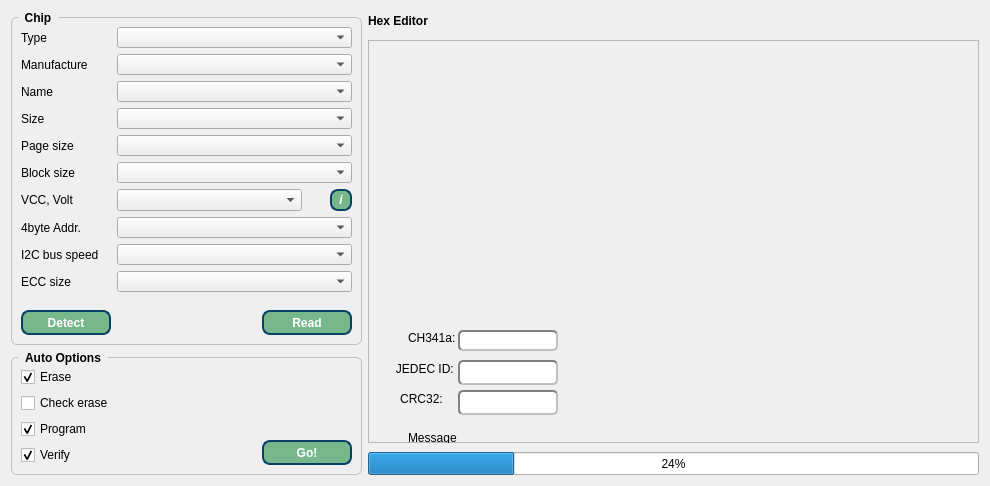
  <widget class="QWidget" name="centralWidget">
   <property name="sizePolicy">
    <sizepolicy hsizetype="Expanding" vsizetype="Expanding">
     <horstretch>0</horstretch>
     <verstretch>0</verstretch>
    </sizepolicy>
   </property>
   <layout class="QHBoxLayout" name="horizontalLayout_3">
    <item>
     <layout class="QVBoxLayout" name="verticalLayout_5">
      <item>
       <widget class="QGroupBox" name="groupBox">
        <property name="minimumSize">
         <size>
          <width>221</width>
          <height>91</height>
         </size>
        </property>
        <property name="maximumSize">
         <size>
          <width>400</width>
          <height>16777215</height>
         </size>
        </property>
        <property name="styleSheet">
         <string notr="true">QGroupBox {
    font: bold;
    border: 1px solid silver;
    border-radius: 6px;
    margin-top: 6px;
}

QGroupBox::title {
    subcontrol-origin: margin;
    left: 7px;
    padding: 0px 5px 0px 5px;
}</string>
        </property>
        <property name="title">
         <string>Chip</string>
        </property>
        <layout class="QFormLayout" name="formLayout">
         <item row="0" column="0">
          <widget class="QLabel" name="label">
           <property name="text">
            <string>Type</string>
           </property>
          </widget>
         </item>
         <item row="0" column="1">
          <widget class="QComboBox" name="comboBox_type">
           <property name="minimumSize">
            <size>
             <width>111</width>
             <height>21</height>
            </size>
           </property>
           <property name="maximumSize">
            <size>
             <width>250</width>
             <height>21</height>
            </size>
           </property>
           <property name="baseSize">
            <size>
             <width>150</width>
             <height>0</height>
            </size>
           </property>
           <property name="font">
            <font>
             <weight>75</weight>
             <bold>true</bold>
            </font>
           </property>
           <property name="styleSheet">
            <string notr="true"/>
           </property>
           <property name="sizeAdjustPolicy">
            <enum>QComboBox::AdjustToMinimumContentsLengthWithIcon</enum>
           </property>
           <property name="minimumContentsLength">
            <number>22</number>
           </property>
          </widget>
         </item>
         <item row="1" column="0">
          <widget class="QLabel" name="label_2">
           <property name="text">
            <string>Manufacture</string>
           </property>
          </widget>
         </item>
         <item row="1" column="1">
          <widget class="QComboBox" name="comboBox_man">
           <property name="minimumSize">
            <size>
             <width>111</width>
             <height>21</height>
            </size>
           </property>
           <property name="maximumSize">
            <size>
             <width>250</width>
             <height>21</height>
            </size>
           </property>
           <property name="baseSize">
            <size>
             <width>150</width>
             <height>0</height>
            </size>
           </property>
           <property name="font">
            <font>
             <weight>75</weight>
             <bold>true</bold>
            </font>
           </property>
           <property name="styleSheet">
            <string notr="true"/>
           </property>
           <property name="sizeAdjustPolicy">
            <enum>QComboBox::AdjustToMinimumContentsLengthWithIcon</enum>
           </property>
           <property name="minimumContentsLength">
            <number>22</number>
           </property>
          </widget>
         </item>
         <item row="2" column="0">
          <widget class="QLabel" name="label_3">
           <property name="text">
            <string>Name</string>
           </property>
          </widget>
         </item>
         <item row="2" column="1">
          <widget class="QComboBox" name="comboBox_name">
           <property name="minimumSize">
            <size>
             <width>111</width>
             <height>21</height>
            </size>
           </property>
           <property name="maximumSize">
            <size>
             <width>250</width>
             <height>21</height>
            </size>
           </property>
           <property name="font">
            <font>
             <weight>75</weight>
             <bold>true</bold>
            </font>
           </property>
           <property name="styleSheet">
            <string notr="true"/>
           </property>
           <property name="sizeAdjustPolicy">
            <enum>QComboBox::AdjustToMinimumContentsLengthWithIcon</enum>
           </property>
           <property name="minimumContentsLength">
            <number>22</number>
           </property>
          </widget>
         </item>
         <item row="3" column="0">
          <widget class="QLabel" name="label_4">
           <property name="text">
            <string>Size</string>
           </property>
          </widget>
         </item>
         <item row="3" column="1">
          <widget class="QComboBox" name="comboBox_size">
           <property name="minimumSize">
            <size>
             <width>111</width>
             <height>21</height>
            </size>
           </property>
           <property name="maximumSize">
            <size>
             <width>250</width>
             <height>21</height>
            </size>
           </property>
           <property name="font">
            <font>
             <weight>75</weight>
             <bold>true</bold>
            </font>
           </property>
           <property name="styleSheet">
            <string notr="true"/>
           </property>
           <property name="sizeAdjustPolicy">
            <enum>QComboBox::AdjustToMinimumContentsLengthWithIcon</enum>
           </property>
           <property name="minimumContentsLength">
            <number>22</number>
           </property>
          </widget>
         </item>
         <item row="4" column="0">
          <widget class="QLabel" name="label_5">
           <property name="text">
            <string>Page size</string>
           </property>
          </widget>
         </item>
         <item row="4" column="1">
          <widget class="QComboBox" name="comboBox_page">
           <property name="minimumSize">
            <size>
             <width>111</width>
             <height>21</height>
            </size>
           </property>
           <property name="maximumSize">
            <size>
             <width>250</width>
             <height>21</height>
            </size>
           </property>
           <property name="font">
            <font>
             <weight>75</weight>
             <bold>true</bold>
            </font>
           </property>
           <property name="styleSheet">
            <string notr="true"/>
           </property>
           <property name="sizeAdjustPolicy">
            <enum>QComboBox::AdjustToMinimumContentsLengthWithIcon</enum>
           </property>
           <property name="minimumContentsLength">
            <number>22</number>
           </property>
          </widget>
         </item>
         <item row="5" column="0">
          <widget class="QLabel" name="label_9">
           <property name="text">
            <string>Block size</string>
           </property>
          </widget>
         </item>
         <item row="5" column="1">
          <widget class="QComboBox" name="comboBox_block">
           <property name="minimumSize">
            <size>
             <width>111</width>
             <height>21</height>
            </size>
           </property>
           <property name="maximumSize">
            <size>
             <width>250</width>
             <height>21</height>
            </size>
           </property>
           <property name="font">
            <font>
             <weight>75</weight>
             <bold>true</bold>
            </font>
           </property>
           <property name="styleSheet">
            <string notr="true"/>
           </property>
           <property name="sizeAdjustPolicy">
            <enum>QComboBox::AdjustToMinimumContentsLengthWithIcon</enum>
           </property>
           <property name="minimumContentsLength">
            <number>22</number>
           </property>
          </widget>
         </item>
         <item row="6" column="0">
          <widget class="QLabel" name="label_6">
           <property name="text">
            <string>VCC, Volt</string>
           </property>
          </widget>
         </item>
         <item row="6" column="1">
          <layout class="QHBoxLayout" name="horizontalLayout_6">
           <property name="spacing">
            <number>28</number>
           </property>
           <property name="sizeConstraint">
            <enum>QLayout::SetDefaultConstraint</enum>
           </property>
           <property name="leftMargin">
            <number>0</number>
           </property>
           <property name="rightMargin">
            <number>0</number>
           </property>
           <property name="bottomMargin">
            <number>0</number>
           </property>
           <item>
            <widget class="QComboBox" name="comboBox_vcc">
             <property name="minimumSize">
              <size>
               <width>95</width>
               <height>22</height>
              </size>
             </property>
             <property name="maximumSize">
              <size>
               <width>185</width>
               <height>22</height>
              </size>
             </property>
             <property name="font">
              <font>
               <weight>75</weight>
               <italic>false</italic>
               <bold>true</bold>
               <stylestrategy>PreferDefault</stylestrategy>
              </font>
             </property>
             <property name="layoutDirection">
              <enum>Qt::LeftToRight</enum>
             </property>
             <property name="styleSheet">
              <string notr="true"/>
             </property>
             <property name="sizeAdjustPolicy">
              <enum>QComboBox::AdjustToMinimumContentsLengthWithIcon</enum>
             </property>
             <property name="minimumContentsLength">
              <number>18</number>
             </property>
            </widget>
           </item>
           <item>
            <widget class="QPushButton" name="pushButton_4">
             <property name="minimumSize">
              <size>
               <width>22</width>
               <height>22</height>
              </size>
             </property>
             <property name="maximumSize">
              <size>
               <width>22</width>
               <height>22</height>
              </size>
             </property>
             <property name="font">
              <font>
               <weight>75</weight>
               <italic>true</italic>
               <bold>true</bold>
              </font>
             </property>
             <property name="styleSheet">
              <string notr="true">QPushButton{
color: rgb(255, 255, 255);
background-color: rgb(120, 183, 140);
border-radius: 20px;
border: 2px solid #094065;border-radius:8px;font-weight:600;
}
QPushButton::pressed{background-color: rgb(115, 210, 22);}</string>
             </property>
             <property name="text">
              <string>i</string>
             </property>
            </widget>
           </item>
          </layout>
         </item>
         <item row="7" column="0">
          <widget class="QLabel" name="label_8">
           <property name="styleSheet">
            <string notr="true"/>
           </property>
           <property name="text">
            <string>4byte Addr.</string>
           </property>
          </widget>
         </item>
         <item row="7" column="1">
          <widget class="QComboBox" name="comboBox_addr4bit">
           <property name="minimumSize">
            <size>
             <width>111</width>
             <height>21</height>
            </size>
           </property>
           <property name="maximumSize">
            <size>
             <width>250</width>
             <height>21</height>
            </size>
           </property>
           <property name="font">
            <font>
             <weight>75</weight>
             <bold>true</bold>
            </font>
           </property>
           <property name="styleSheet">
            <string notr="true"/>
           </property>
           <property name="sizeAdjustPolicy">
            <enum>QComboBox::AdjustToMinimumContentsLengthWithIcon</enum>
           </property>
           <property name="minimumContentsLength">
            <number>22</number>
           </property>
          </widget>
         </item>
         <item row="8" column="0">
          <widget class="QLabel" name="label_10">
           <property name="text">
            <string>I2C bus speed</string>
           </property>
          </widget>
         </item>
         <item row="8" column="1">
          <widget class="QComboBox" name="comboBox_i2cSpeed">
           <property name="minimumSize">
            <size>
             <width>111</width>
             <height>21</height>
            </size>
           </property>
           <property name="maximumSize">
            <size>
             <width>250</width>
             <height>21</height>
            </size>
           </property>
           <property name="font">
            <font>
             <weight>75</weight>
             <bold>true</bold>
            </font>
           </property>
           <property name="sizeAdjustPolicy">
            <enum>QComboBox::AdjustToMinimumContentsLengthWithIcon</enum>
           </property>
           <property name="minimumContentsLength">
            <number>22</number>
           </property>
          </widget>
         </item>
         <item row="9" column="0">
          <widget class="QLabel" name="label_11">
           <property name="text">
            <string>ECC size</string>
           </property>
          </widget>
         </item>
         <item row="9" column="1">
          <widget class="QComboBox" name="comboBox_ECC">
           <property name="minimumSize">
            <size>
             <width>111</width>
             <height>21</height>
            </size>
           </property>
           <property name="maximumSize">
            <size>
             <width>250</width>
             <height>21</height>
            </size>
           </property>
           <property name="font">
            <font>
             <weight>75</weight>
             <bold>true</bold>
            </font>
           </property>
           <property name="sizeAdjustPolicy">
            <enum>QComboBox::AdjustToMinimumContentsLengthWithIcon</enum>
           </property>
           <property name="minimumContentsLength">
            <number>22</number>
           </property>
          </widget>
         </item>
         <item row="10" column="0">
          <spacer name="verticalSpacer_2">
           <property name="orientation">
            <enum>Qt::Vertical</enum>
           </property>
           <property name="sizeHint" stdset="0">
            <size>
             <width>20</width>
             <height>6</height>
            </size>
           </property>
          </spacer>
         </item>
         <item row="10" column="1">
          <spacer name="verticalSpacer_3">
           <property name="orientation">
            <enum>Qt::Vertical</enum>
           </property>
           <property name="sizeHint" stdset="0">
            <size>
             <width>127</width>
             <height>6</height>
            </size>
           </property>
          </spacer>
         </item>
         <item row="11" column="0">
          <widget class="QPushButton" name="pushButton_2">
           <property name="minimumSize">
            <size>
             <width>90</width>
             <height>25</height>
            </size>
           </property>
           <property name="styleSheet">
            <string notr="true">QPushButton{
color: rgb(255, 255, 255);
background-color: rgb(120, 183, 140);
border-radius: 20px;
border: 2px solid #094065;border-radius:8px;font-weight:600;
}
QPushButton::pressed{background-color: rgb(115, 210, 22);}</string>
           </property>
           <property name="text">
            <string>Detect</string>
           </property>
          </widget>
         </item>
         <item row="11" column="1">
          <layout class="QHBoxLayout" name="horizontalLayout">
           <item>
            <spacer name="horizontalSpacer">
             <property name="orientation">
              <enum>Qt::Horizontal</enum>
             </property>
             <property name="sizeHint" stdset="0">
              <size>
               <width>28</width>
               <height>20</height>
              </size>
             </property>
            </spacer>
           </item>
           <item>
            <widget class="QPushButton" name="pushButton">
             <property name="minimumSize">
              <size>
               <width>90</width>
               <height>25</height>
              </size>
             </property>
             <property name="styleSheet">
              <string notr="true">QPushButton{
color: rgb(255, 255, 255);
background-color: rgb(120, 183, 140);
border-radius: 20px;
border: 2px solid #094065;border-radius:8px;font-weight:600;
}
QPushButton::pressed{background-color: rgb(115, 210, 22);}</string>
             </property>
             <property name="text">
              <string>Read</string>
             </property>
            </widget>
           </item>
          </layout>
         </item>
        </layout>
       </widget>
      </item>
      <item>
       <widget class="QGroupBox" name="groupBox_2">
        <property name="minimumSize">
         <size>
          <width>221</width>
          <height>41</height>
         </size>
        </property>
        <property name="maximumSize">
         <size>
          <width>400</width>
          <height>16777215</height>
         </size>
        </property>
        <property name="styleSheet">
         <string notr="true">QGroupBox {
    font: bold;
    border: 1px solid silver;
    border-radius: 6px;
    margin-top: 6px;
}

QGroupBox::title {
    subcontrol-origin: margin;
    left: 7px;
    padding: 0px 5px 0px 5px;
}</string>
        </property>
        <property name="title">
         <string>Auto Options</string>
        </property>
        <property name="flat">
         <bool>false</bool>
        </property>
        <property name="checkable">
         <bool>false</bool>
        </property>
        <layout class="QHBoxLayout" name="horizontalLayout_2">
         <item>
          <layout class="QVBoxLayout" name="verticalLayout">
           <item>
            <widget class="QCheckBox" name="checkBox">
             <property name="styleSheet">
              <string notr="true"/>
             </property>
             <property name="text">
              <string>Erase</string>
             </property>
             <property name="checked">
              <bool>true</bool>
             </property>
            </widget>
           </item>
           <item>
            <widget class="QCheckBox" name="checkBox_1">
             <property name="text">
              <string>Check erase</string>
             </property>
            </widget>
           </item>
           <item>
            <widget class="QCheckBox" name="checkBox_2">
             <property name="text">
              <string>Program</string>
             </property>
             <property name="checked">
              <bool>true</bool>
             </property>
            </widget>
           </item>
           <item>
            <widget class="QCheckBox" name="checkBox_3">
             <property name="text">
              <string>Verify</string>
             </property>
             <property name="checked">
              <bool>true</bool>
             </property>
            </widget>
           </item>
          </layout>
         </item>
         <item>
          <spacer name="horizontalSpacer_2">
           <property name="orientation">
            <enum>Qt::Horizontal</enum>
           </property>
           <property name="sizeHint" stdset="0">
            <size>
             <width>40</width>
             <height>20</height>
            </size>
           </property>
          </spacer>
         </item>
         <item>
          <layout class="QVBoxLayout" name="verticalLayout_2">
           <item>
            <spacer name="verticalSpacer">
             <property name="orientation">
              <enum>Qt::Vertical</enum>
             </property>
             <property name="sizeHint" stdset="0">
              <size>
               <width>20</width>
               <height>40</height>
              </size>
             </property>
            </spacer>
           </item>
           <item>
            <widget class="QPushButton" name="pushButton_3">
             <property name="minimumSize">
              <size>
               <width>90</width>
               <height>25</height>
              </size>
             </property>
             <property name="styleSheet">
              <string notr="true">QPushButton{
color: rgb(255, 255, 255);
background-color: rgb(120, 183, 140);
border-radius: 20px;
border: 2px solid #094065;border-radius:8px;font-weight:600;
}
QPushButton::pressed{background-color: rgb(115, 210, 22);}</string>
             </property>
             <property name="text">
              <string>Go!</string>
             </property>
            </widget>
           </item>
          </layout>
         </item>
        </layout>
       </widget>
      </item>
     </layout>
    </item>
    <item>
     <layout class="QVBoxLayout" name="verticalLayout_4">
      <property name="spacing">
       <number>9</number>
      </property>
      <item>
       <layout class="QVBoxLayout" name="verticalLayout_3">
        <item>
         <widget class="QLabel" name="label_7">
          <property name="minimumSize">
           <size>
            <width>0</width>
            <height>11</height>
           </size>
          </property>
          <property name="maximumSize">
           <size>
            <width>16777215</width>
            <height>20</height>
           </size>
          </property>
          <property name="font">
           <font>
            <weight>75</weight>
            <bold>true</bold>
           </font>
          </property>
          <property name="text">
           <string>Hex Editor</string>
          </property>
         </widget>
        </item>
        <item>
         <widget class="QFrame" name="frame">
          <property name="minimumSize">
           <size>
            <width>611</width>
            <height>401</height>
           </size>
          </property>
          <property name="maximumSize">
           <size>
            <width>16777215</width>
            <height>16777215</height>
           </size>
          </property>
          <property name="frameShape">
           <enum>QFrame::StyledPanel</enum>
          </property>
          <property name="frameShadow">
           <enum>QFrame::Raised</enum>
          </property>
          <widget class="QLineEdit" name="jedecEdit">
           <property name="geometry">
            <rect>
             <x>90</x>
             <y>320</y>
             <width>100</width>
             <height>25</height>
            </rect>
           </property>
           <property name="minimumSize">
            <size>
             <width>100</width>
             <height>0</height>
            </size>
           </property>
           <property name="maximumSize">
            <size>
             <width>120</width>
             <height>25</height>
            </size>
           </property>
           <property name="font">
            <font>
             <weight>75</weight>
             <bold>true</bold>
            </font>
           </property>
           <property name="styleSheet">
            <string notr="true">border: 2px solid gray;border-radius: 5px;font-weight:600;border-style:inset;</string>
           </property>
          </widget>
          <widget class="QLabel" name="jLabel">
           <property name="geometry">
            <rect>
             <x>20</x>
             <y>320</y>
             <width>67</width>
             <height>17</height>
            </rect>
           </property>
           <property name="styleSheet">
            <string/>
           </property>
           <property name="text">
            <string>  JEDEC ID:</string>
           </property>
           <property name="alignment">
            <set>Qt::AlignCenter</set>
           </property>
          </widget>
          <widget class="QLabel" name="lStatus">
           <property name="geometry">
            <rect>
             <x>40</x>
             <y>290</y>
             <width>61</width>
             <height>16</height>
            </rect>
           </property>
           <property name="text">
            <string>CH341a:</string>
           </property>
          </widget>
          <widget class="QLineEdit" name="eStatus">
           <property name="geometry">
            <rect>
             <x>90</x>
             <y>290</y>
             <width>100</width>
             <height>21</height>
            </rect>
           </property>
           <property name="minimumSize">
            <size>
             <width>100</width>
             <height>0</height>
            </size>
           </property>
           <property name="maximumSize">
            <size>
             <width>120</width>
             <height>25</height>
            </size>
           </property>
           <property name="font">
            <font>
             <weight>75</weight>
             <bold>true</bold>
            </font>
           </property>
           <property name="styleSheet">
            <string>border: 2px solid gray;border-radius: 5px;font-weight:600;border-style:inset;</string>
           </property>
          </widget>
          <widget class="QLabel" name="cLabel">
           <property name="geometry">
            <rect>
             <x>20</x>
             <y>350</y>
             <width>67</width>
             <height>17</height>
            </rect>
           </property>
           <property name="text">
            <string>CRC32:</string>
           </property>
           <property name="alignment">
            <set>Qt::AlignCenter</set>
           </property>
          </widget>
          <widget class="QLineEdit" name="crcEdit">
           <property name="geometry">
            <rect>
             <x>90</x>
             <y>350</y>
             <width>100</width>
             <height>25</height>
            </rect>
           </property>
           <property name="minimumSize">
            <size>
             <width>100</width>
             <height>0</height>
            </size>
           </property>
           <property name="maximumSize">
            <size>
             <width>120</width>
             <height>25</height>
            </size>
           </property>
           <property name="font">
            <font>
             <weight>75</weight>
             <bold>true</bold>
            </font>
           </property>
           <property name="styleSheet">
            <string notr="true">border: 2px solid gray;border-radius: 5px;font-weight:600;border-style:inset;</string>
           </property>
          </widget>
          <widget class="QLabel" name="statusMessage">
           <property name="geometry">
            <rect>
             <x>40</x>
             <y>390</y>
             <width>315</width>
             <height>16</height>
            </rect>
           </property>
           <property name="minimumSize">
            <size>
             <width>315</width>
             <height>0</height>
            </size>
           </property>
           <property name="maximumSize">
            <size>
             <width>16777215</width>
             <height>16777215</height>
            </size>
           </property>
           <property name="text">
            <string>Message</string>
           </property>
          </widget>
         </widget>
        </item>
       </layout>
      </item>
      <item>
       <widget class="QProgressBar" name="progressBar">
        <property name="sizePolicy">
         <sizepolicy hsizetype="Expanding" vsizetype="Fixed">
          <horstretch>0</horstretch>
          <verstretch>0</verstretch>
         </sizepolicy>
        </property>
        <property name="minimumSize">
         <size>
          <width>611</width>
          <height>23</height>
         </size>
        </property>
        <property name="value">
         <number>24</number>
        </property>
       </widget>
      </item>
     </layout>
    </item>
   </layout>
  </widget>
